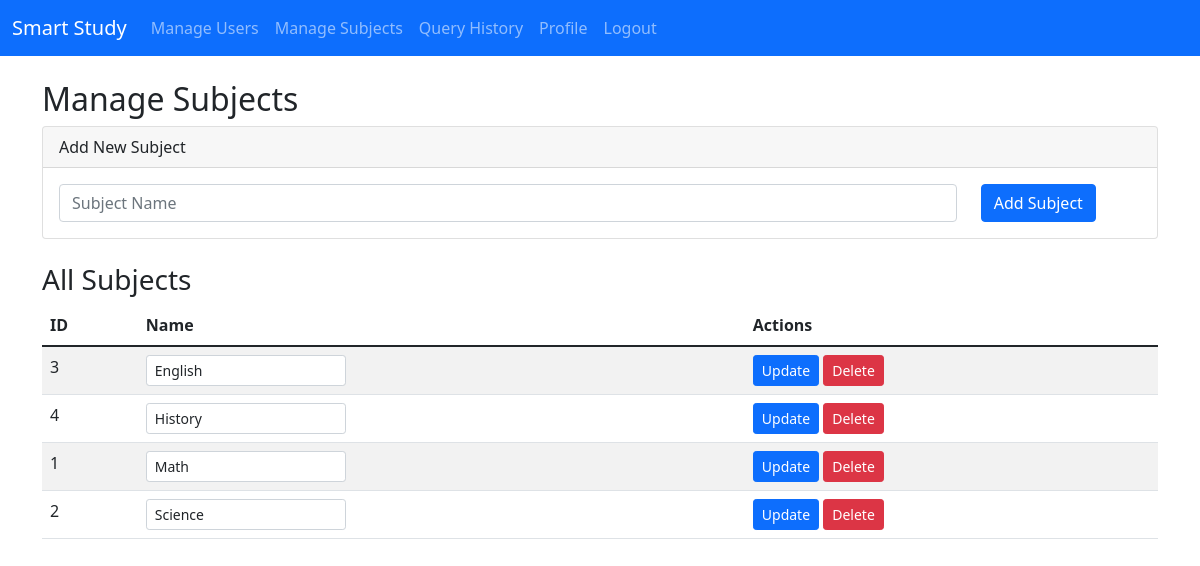
Page /manage_subjects (signed in) on the earlier database version.
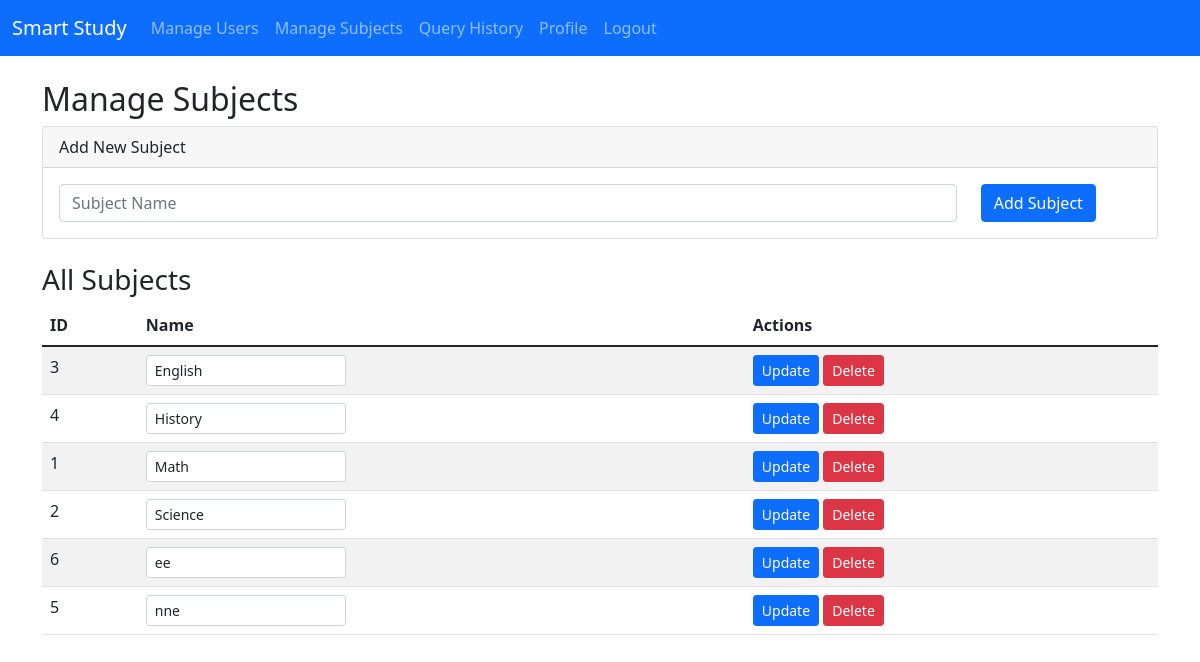
Same page on the later database version.
### tables this page shows
CREATE TABLE subjects (
        id INTEGER PRIMARY KEY AUTOINCREMENT,
        name TEXT UNIQUE NOT NULL
    );

### app.py (the view, shortened to what this page needs)
@app.route('/manage_subjects', methods=['GET', 'POST'])
@admin_required
def manage_subjects():
    subjects = get_subjects()
    return render_template('manage_subjects.html', subjects=subjects)

### database/db.py (called while the page is built)
def get_db_connection():
    return sqlite3.connect(DATABASE)

def get_subjects():
    try:
        conn = get_db_connection()
        cursor = conn.cursor()
        cursor.execute('SELECT * FROM subjects ORDER BY name')
        rows = cursor.fetchall()
        conn.close()
        subjects = []
        for r in rows:
            subjects.append({'id': r[0], 'name': r[1]})
        return subjects
    except:
        return []

### utils/auth.py (called while the page is built)
def admin_required(f):
	@wraps(f)
	def wrapper(*args, **kwargs):
		if 'user_id' not in session or session.get('role') != 'admin':
			flash('Access denied', 'error')
			return redirect(url_for('login'))
		return f(*args, **kwargs)
	return wrapper

### templates/manage_subjects.html (shortened to what this page needs)
{% extends "base.html" %}
{% block content %}
<h2>Manage Subjects</h2>
<div class="card mb-4">
    <div class="card-header">Add New Subject</div>
    <div class="card-body">
        <form method="POST">
            <div class="row">
                <div class="col-md-10">
                    <input type="text" name="name" class="form-control" placeholder="Subject Name" required>
                </div>
                <div class="col-md-2">
                    <button type="submit" class="btn btn-primary">Add Subject</button>
                </div>
            </div>
        </form>
    </div>
</div>
<h3>All Subjects</h3>
<table class="table table-striped">
    <thead>
        <tr>
            <th>ID</th>
            <th>Name</th>
            <th>Actions</th>
        </tr>
    </thead>
    <tbody>
        {% for subject in subjects %}
        <tr>
            <td>{{ subject.id }}</td>
            <td>
                <form method="POST" class="d-inline" id="form-{{ subject.id }}">
                    <input type="text" name="name" value="{{ subject.name }}" class="form-control form-control-sm d-inline-block" style="width: 200px;" required>
                </form>
            </td>
            <td>
                <button type="submit" form="form-{{ subject.id }}" class="btn btn-sm btn-primary">Update</button>
                <a href="{{ url_for('delete_subject_route', subject_id=subject.id) }}" class="btn btn-sm btn-danger" onclick="return confirm('Are you sure you want to delete this subject?')">Delete</a>
            </td>
        </tr>
        {% endfor %}
    </tbody>
</table>
{% endblock %}

Differences in the rows shown:
added subjects: id "6", name "ee"
added subjects: id "5", name "nne"
